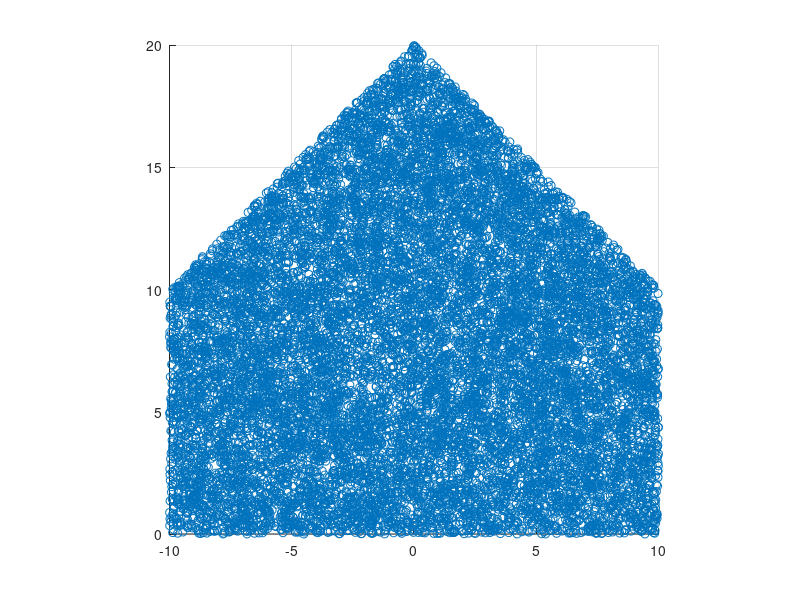
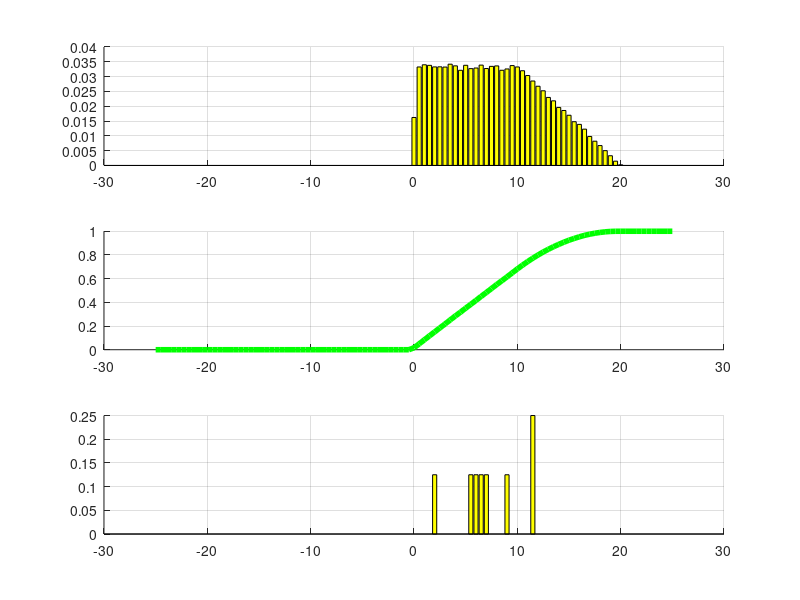

Write the MATLAB code that produced these figures, in order.
5%7. Considere duas variaveis aleatorias X e Y com PDF conjunta constante (igual a k) e diferente de zero
##apenas na area sombreada da figura abaixo.
##(a) Determine o valor da constante k.
##(b) Determine Pr[X ≥ Y ].a
##(c) Determine e esboce a PDF marginal de Y .
##(d) Determine e esboce a CDF marginal de Y .
##(e) Determine e esboce a PDF condicional de Y dado X = 5.
##(f) Determine a covariˆancia entre X e Y .


close all; clear all ; clc;

N = 100000;


##for i = 1 : N
##  Y(i) = rand()*(20 - abs(X(i))) ;
##end

for i = 1: N
  do
    X(i) = 20*rand() - 10;
    Y(i) = 20*rand();
  until Y(i) <= (20 - abs(X(i)))
end

figure; hold on ; grid on;
scatter(X(1:15000),Y(1:15000));
axis('square');

##(b) Determine Pr[X ≥ Y ].a

PrX_maior_igual_Y_sim = mean(X >= Y)
PrX_maior_igual_Y_teo = 1/6

% c) PDF marginal de Y

y = -25 : 0.5 : 25;

pdfY_sim = hist(Y, y) / (N);
%pdfY_teo ;

figure
subplot(3, 1, 1); grid on; hold on;
bar(y, pdfY_sim, 'y');

% d) CDF marginal de Y

cdfY_sim = cumsum(hist(Y, y)) / N;

subplot(3, 1, 2); grid on; hold on;
plot(y, cdfY_sim, 'g', 'LineWidth', 4);


% e) PDF condicional de Y dado que X = 5
x0 = 5;
Ycond = Y(abs(X - x0) < 0.001);
pdfYcond_sim = hist(Ycond , y)/(length(Ycond)) ;


subplot(3, 1, 3); grid on; hold on;
bar(y, pdfYcond_sim, 'y');

% f) Covariância entre X e Y
rhoXY_sim = cov(X, Y) / sqrt(var(X) * var(Y))

